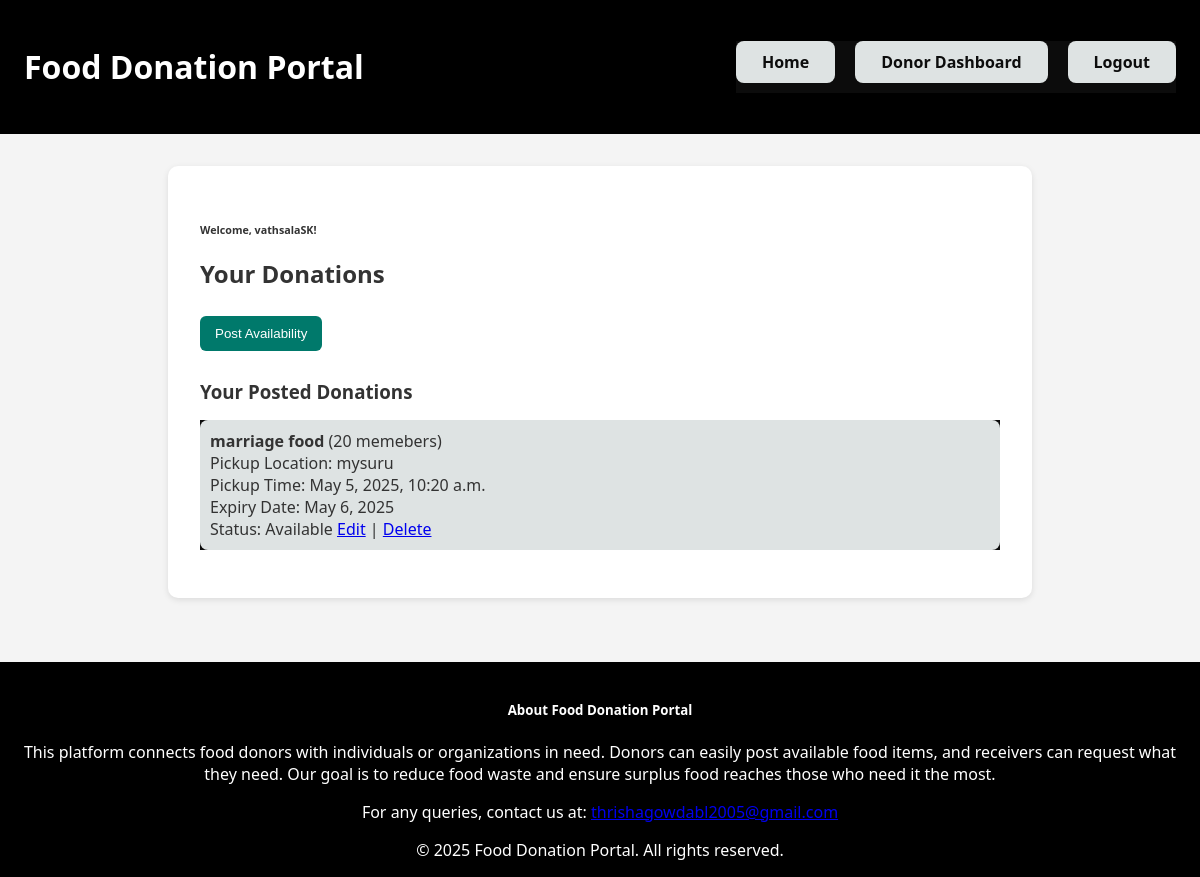
Screenshot of /donor/dashboard/ (signed in) with the database file from the repository.
### portal/models.py (models this page shows, shortened)
class User(AbstractUser):
    USER_TYPE_CHOICES = [("donor", "Donor"), ("receiver", "Receiver")]
    user_type = models.CharField(
        max_length=10, choices=USER_TYPE_CHOICES, default="donor"
    )

class Donation(models.Model):
    donor = models.ForeignKey(User, on_delete=models.CASCADE)
    food_type = models.CharField(max_length=100)
    quantity = models.CharField(max_length=50)
    pickup_location = models.CharField(max_length=255)
    pickup_time = models.DateTimeField()
    expiry_date = models.DateField()
    status = models.CharField(default="Available", max_length=20)

### portal/views.py (the view)
# urls.py: path('donor/dashboard/', views.donor_dashboard, name='donor_dashboard'),
@login_required
def donor_dashboard(request):
    if request.user.user_type != "donor":
        return redirect("home")
    if request.method == "POST":
        form = DonationForm(request.POST)
        if form.is_valid():
            donation = form.save(commit=False)
            donation.donor = request.user
            donation.save()
            messages.success(request, "Donation posted successfully!")
            return redirect("donor_dashboard")
    else:
        form = DonationForm()
    donations = Donation.objects.filter(donor=request.user)
    requests = Request.objects.filter(donation__donor=request.user)
    return render(
        request,
        "donor_dashboard.html",
        {"form": form, "donations": donations, "requests": requests},
    )

### templates/donor_dashboard.html (shortened to what this page needs)
<!DOCTYPE html>
<html lang="en">
<head>
</head>
<body>
    <header>
        <h1>Food Donation Portal</h1>
        <nav>
            <ul>
                <li><a href="{% url 'home' %}">Home</a></li>
                {% if user.is_authenticated %}
                    <li><a href="{% url 'donor_dashboard' %}">Donor Dashboard</a></li>
                    <li><a href="{% url 'logout' %}">Logout</a></li>
                {% else %}
                    <li><a href="{% url 'login' %}">Login</a></li>
                    <li><a href="{% url 'signup' %}">Signup</a></li>
                {% endif %}
            </ul>
        </nav>
    </header>
    <main>
        <div class="donor-dashboard-container">
            <h6>Welcome, {{ user.username }}!</h1>
            <h2>Your Donations</h2>
            <button id="postAvailabilityBtn" onclick="toggleForm()">Post Availability</button>
            <h3>Your Posted Donations</h3>
            {% if donations %}
                <ul>
                    {% for donation in donations %}
                        <li>
                            <strong>{{ donation.food_type }}</strong> ({{ donation.quantity }})<br>
                            Pickup Location: {{ donation.pickup_location }}<br>
                            Pickup Time: {{ donation.pickup_time }}<br>
                            Expiry Date: {{ donation.expiry_date }}<br>
                            Status: {{ donation.status }}
                            <a href="{% url 'edit_donation' donation.id %}">Edit</a> |
                            <a href="{% url 'delete_donation' donation.id %}">Delete</a>
                        </li>
                    {% endfor %}
                </ul>
            {% else %}
                <p>You haven't posted any donations yet.</p>
            {% endif %}
        </div>
    </main>
    <footer class="footer mt-auto py-3 text-center">
        <div class="container">
            <h5>About Food Donation Portal</h5>
            <p class="mb-2">
                This platform connects food donors with individuals or organizations in need. Donors can easily post available food items, and receivers can request what they need. Our goal is to reduce food waste and ensure surplus food reaches those who need it the most.
            </p>
            <p class="mb-2">
                For any queries, contact us at: <a href="mailto:thrishagowdabl2005@gmail.com">thrishagowdabl2005@gmail.com</a>
            </p>
            <span>&copy; 2025 Food Donation Portal. All rights reserved.</span>
        </div>
    </footer>
</body>
</html>

### templates/donor_dashboard.html (style rules this page uses)
body { font-family: 'Segoe UI', sans-serif; background-color: #f4f4f4; margin: 0; padding: 0; display: flex; flex-direction: column; min-height: 100vh; color: #333; }
header { background-color: #000; color: white; padding: 1.5rem; display: flex; justify-content: space-between; align-items: center; }
nav ul { list-style-type: none; display: flex; gap: 20px; padding: 0; margin: 0; }
nav ul li a { color: rgb(13, 13, 13); text-decoration: none; font-weight: bold; padding: 0.5rem 1rem; border-radius: 5px; transition: background-color 0.3s ease; }
.donor-dashboard-container { max-width: 800px; margin: 2rem auto; background-color: white; padding: 2rem; border-radius: 10px; box-shadow: 0 2px 6px rgba(0,0,0,0.1); }
h2, h3,h6 { color: #333; margin-bottom: 1rem; }
button { background-color: #00796b; color: white; padding: 10px 15px; border: none; border-radius: 6px; cursor: pointer; margin: 10px 0; }
ul { list-style-type: none; padding: 0; background-color: #0c0c0c }
ul li { background-color: #dee3e3; margin-bottom: 10px; padding: 10px; border-radius: 8px; }
footer { text-align: center; padding: 1rem; background-color: #000; color: white; margin-top: 2rem; }

### rows the page displays
User: username "vathsalaSK"
Donation: food_type "marriage food", quantity "20 memebers", pickup_location "mysuru", pickup_time "May 5, 2025, 10:20 a.m.", expiry_date "May 6, 2025", status "Available"
